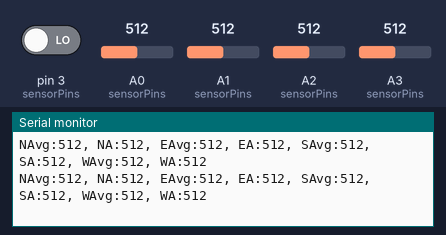
This sketch was run on a simulated Arduino Uno, built with avr-gcc and run on an emulated ATmega328P. On the bench: the last lines printed to the serial monitor. Inputs (shaded band) come from the test bench; at power-on: A1 (sensorPins) = 512, pin 3 (sensorPins) LOW, A0 (sensorPins) = 512, A2 (sensorPins) = 512, A3 (sensorPins) = 512.

Above: at 8.7 s.
8.8 s: A1 (sensorPins) set to 109
At 9.11 s:
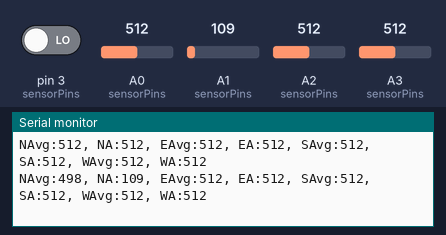
11.8 s: A1 (sensorPins) set to 92
At 11.95 s:
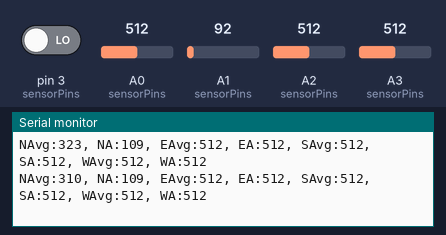
Timing chart, 0 to 14.3 s (numbered marks = the images above; inputs shaded):
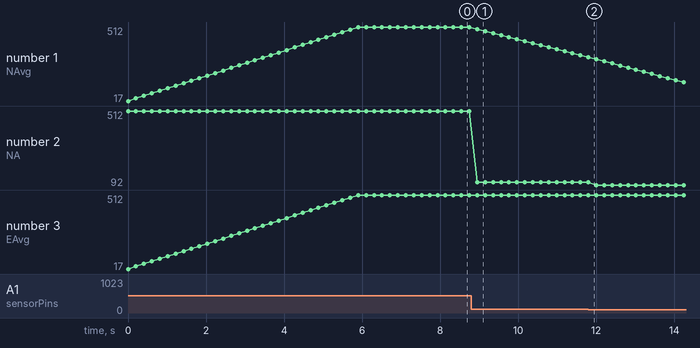

Measured:
- after the input at 8.8 s, the serial monitor: prints a new line after 0.15 s (image 1)
- plotted number 1: 512 → 310 after the input at 8.8 s, 310 → 142 after the input at 11.8 s
- plotted number 2: 512 → 109 after the input at 8.8 s, 109 → 92 after the input at 11.8 s

The sketch:

ky037_calibration.ino
```cpp
// Writes out the analog reading and its average for calibrating them.
// Format matches the Arduino IDE Serial Plotter.

// Define the pin connections.
// Assuming each sensor has a digital and an analog pin
// analog pins not used currently
int sensorPins[][2] = {{38, A1}, {3, A0}, {49, A2}, {48, A3}};
String sensorNames[] = {"N", "E", "S", "W"};

// Define arrays to store the last 100 analog readings for each sensor
const int numSamples = 30;
int analogReadings[4][numSamples];  // 4 sensors, each with 100 samples
int readIndex[4] = {0, 0, 0, 0};  // Current position in each sensor's readings array

void setup() {
  // Initialize serial communication
  Serial.begin(115200);

  // Initialize sensor pins and readings arrays
  for (int i = 0; i < 4; i++) {
    pinMode(sensorPins[i][0], INPUT);  // Digital pin as input
    // Fill the readings arrays with 0s
    for (int j = 0; j < numSamples; j++) {
      analogReadings[i][j] = 0;
    }
  }
}

void loop() {
  // Read from each sensor, update readings, and print values
  for (int i = 0; i < 4; i++) {
    int digitalValue = digitalRead(sensorPins[i][0]);
    int analogValue = analogRead(sensorPins[i][1]);
    String sensorName = sensorNames[i];

    // Update the readings array with the new value
    analogReadings[i][readIndex[i]] = analogValue;
    readIndex[i] = (readIndex[i] + 1) % numSamples;  // Move to the next position in the array

    // Calculate the average of the last 100 readings
    long sum = 0;
    for (int j = 0; j < numSamples; j++) {
      sum += analogReadings[i][j];
    }
    long average = sum / numSamples;

    // Print the sensor name, digital value, and average analog value
    Serial.print(sensorName + "Avg:");
    Serial.print(average);
    Serial.print(", " + sensorName + "A:");
    Serial.print(analogValue);

    if (i < 3) {
      Serial.print(", ");  // Separate the sensor readings
    }
  }
  Serial.println();  // End of a set of readings

  delay(200);  // Adjust delay as needed
}
```
